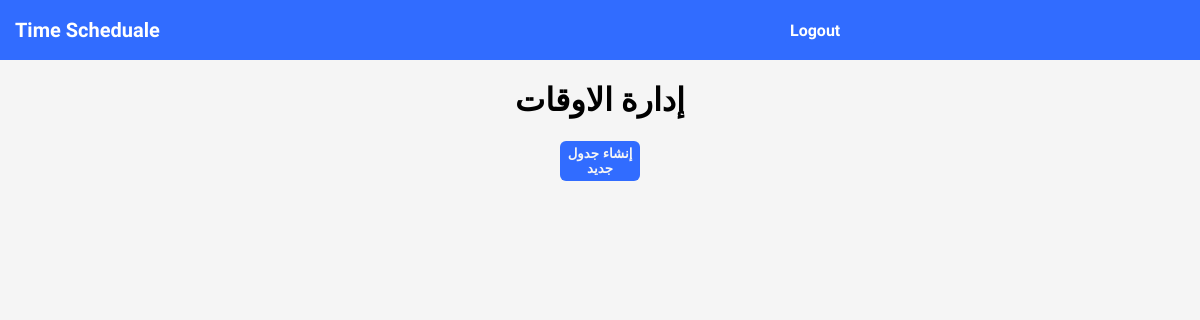
Page /managment/ on the earlier database version.
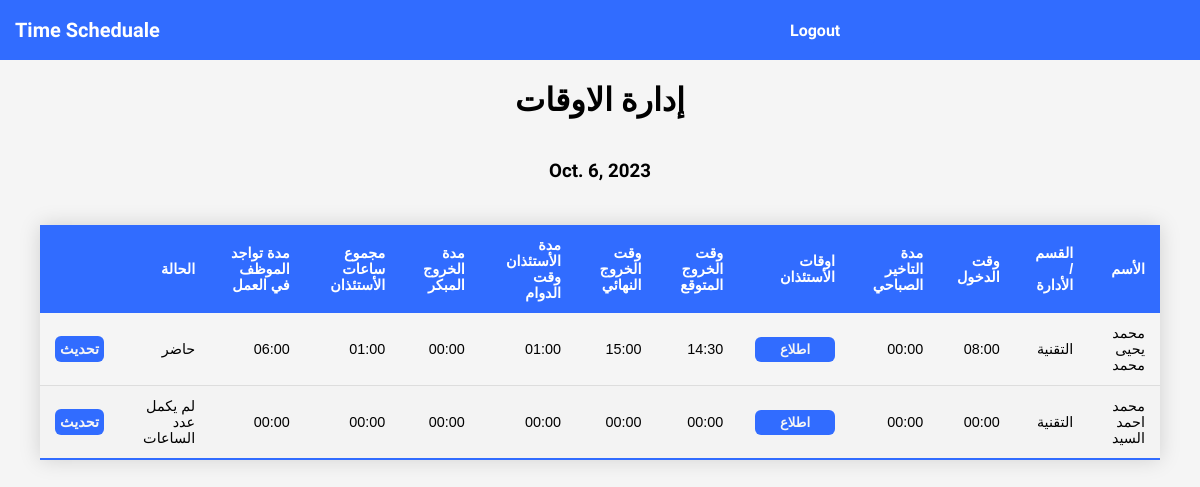
Same page on the later database version.
### employee/models.py (models this page shows, shortened)
class Employee(models.Model):
    name = models.CharField(max_length=300, null=True, blank=True)
    civil_id = models.CharField(max_length=300, null=True, blank=True)
    department = models.CharField(max_length=300, null=True, blank=True)
    enterance_time = models.TimeField(default=time(0,0) , null=True, blank=True)
    permission_leaving_time = models.TimeField(default=time(0,0), null=True, blank=True)
    permission_entering_time = models.TimeField(default=time(0,0), null=True, blank=True)
    is_permit_private_1 = models.BooleanField(default=True, null=True, blank=True)
    is_permit_hospital_1 = models.BooleanField(default=False, null=True, blank=True)
    is_permit_official_1 = models.BooleanField(default=False, null=True, blank=True)
    permission_leaving_time_2 = models.TimeField(default=time(0,0), null=True, blank=True)
    permission_entering_time_2 = models.TimeField(default=time(0,0), null=True, blank=True)
    is_permit_private_2 = models.BooleanField(default=True, null=True, blank=True)
    is_permit_hospital_2 = models.BooleanField(default=False, null=True, blank=True)
    is_permit_official_2 = models.BooleanField(default=False, null=True, blank=True)
    permission_leaving_time_3 = models.TimeField(default=time(0,0), null=True, blank=True)
    permission_entering_time_3 = models.TimeField(default=time(0,0), null=True, blank=True)
    is_permit_private_3 = models.BooleanField(default=True, null=True, blank=True)
    is_permit_hospital_3 = models.BooleanField(default=False, null=True, blank=True)
    is_permit_official_3 = models.BooleanField(default=False, null=True, blank=True)
    final_leaving_time = models.TimeField(default=time(0,0),null=True, blank=True)
    created_date = models.DateTimeField(default=timezone.now)
    def calculate_morning_delay_time(self):
        if self.enterance_time > time(8,30):
            datetime1 = datetime.combine(datetime.today(), self.enterance_time)
            datetime2 = datetime.combine(datetime.today(), time(8, 30))
            time_difference = datetime1 - datetime2
            hours, remainder = divmod(time_difference.seconds, 3600)
            minutes, _ = divmod(remainder, 60)
            formatted_time = f'{hours:02}:{minutes:02}'
            return formatted_time
        else:
            return "00:00"
    def expected_leaving_time(self):
        if self.enterance_time == time(0,0):
            return "00:00"
        elif self.enterance_time <= time(8):
            return "14:30"
    def permission_duration(self):
        permit1_datetime1 = datetime.combine(datetime.today(), self.permission_entering_time)
        permit1_datetime2 = datetime.combine(datetime.today(), self.permission_leaving_time)
        if self.is_permit_private_1 == True:
            time_difference_1 = permit1_datetime1 - permit1_datetime2
        else:
            time_difference_1 = timedelta(hours=0, minutes=0)
        permit2_datetime1 = datetime.combine(datetime.today(), self.permission_entering_time_2)
        permit2_datetime2 = datetime.combine(datetime.today(), self.permission_leaving_time_2)
        if self.is_permit_private_2 == True:
            time_difference_2 = permit2_datetime1 - permit2_datetime2
        else:
            time_difference_2 = timedelta(hours=0, minutes=0)
        permit3_datetime1 = datetime.combine(datetime.today(), self.permission_entering_time_3)
        permit3_datetime2 = datetime.combine(datetime.today(), self.permission_leaving_time_3)
        if self.is_permit_private_3 == True:
            time_difference_3 = permit3_datetime1 - permit3_datetime2
        else:
            time_difference_3 = timedelta(hours=0, minutes=0)
        total = time_difference_1 + time_difference_2 + time_difference_3
        hours, remainder = divmod(total.seconds, 3600)
        minutes, _ = divmod(remainder, 60)
        formatted_time = f'{hours:02}:{minutes:02}'
        return formatted_time
    def early_leaving_time(self):
        time_difference = timedelta(hours=0, minutes=0)
        format_string = "%H:%M"
        h_expecting_time = datetime.strptime(self.expected_leaving_time(), format_string).time()
        i_final_leaving_time = self.final_leaving_time
        if i_final_leaving_time <= time(15,0):
            if i_final_leaving_time == time(0,0):
                time_difference = timedelta(hours=0, minutes=0)
            elif i_final_leaving_time <= time(14,30):
                time_difference = datetime.combine(datetime.today(), h_expecting_time) - datetime.combine(datetime.today(), i_final_leaving_time)
            elif i_final_leaving_time  >= h_expecting_time:
                time_difference = timedelta(hours=0, minutes=0)
            else:
                time_difference = datetime.combine(datetime.today(), h_expecting_time) - datetime.combine(datetime.today(), i_final_leaving_time)
        else:
            time_difference = timedelta(hours=0, minutes=0)
        result_time = "{:02}:{:02}".format(time_difference.seconds // 3600, (time_difference.seconds // 60) % 60)
        return(result_time)
    def whole_permission_duration(self):
        format_string = "%H:%M"
        delay_morning= datetime.strptime(self.calculate_morning_delay_time(), format_string).time()
        permission_duration = datetime.strptime(self.permission_duration(), format_string).time()
        early_leaving = datetime.strptime(self.early_leaving_time(), format_string).time()
        total_seconds = delay_morning.hour * 3600 + delay_morning.minute * 60 + delay_morning.second + \
                permission_duration.hour * 3600 + permission_duration.minute * 60 + permission_duration.second + \
                early_leaving.hour * 3600 + early_leaving.minute * 60 + early_leaving.second
        hours, remainder = divmod(total_seconds, 3600)
        minutes, seconds = divmod(remainder, 60)
        sum_time = timedelta(hours=hours, minutes=minutes, seconds=seconds)
        result_time = "{:02}:{:02}".format(sum_time.seconds // 3600, (sum_time.seconds // 60) % 60)
        return result_time
    def staying_in_job_duration(self):
        format_string = "%H:%M"
        enterance_time_value = datetime.combine(datetime.today(), self.enterance_time)
        final_leaving_time = datetime.combine(datetime.today(), self.final_leaving_time)
        permission_duration_str = self.permission_duration()
        permission_duration_parts = permission_duration_str.split(":")
        permission_duration_timedelta = timedelta(hours=int(permission_duration_parts[0]), minutes=int(permission_duration_parts[1]))
        if self.enterance_time >= time(8, 0):
            if self.final_leaving_time <= time(15, 0):
                final_leaving_time = datetime.combine(datetime.today(), self.final_leaving_time)  # Convert to datetime
                time_diff = final_leaving_time - enterance_time_value - permission_duration_timedelta
            else:
                time_diff = datetime.combine(datetime.today(), time(15, 0)) - enterance_time_value - permission_duration_timedelta
        elif self.enterance_time == time(0,0) and self.final_leaving_time == time(0,0):
            time_diff = timedelta(hours=0, minutes=0)
        else:
            time_diff = datetime.combine(datetime.today(), time(15, 0)) - datetime.combine(datetime.today(), time(8, 0)) - permission_duration_timedelta
        result_time = "{:02}:{:02}".format(time_diff.seconds // 3600, (time_diff.seconds // 60) % 60)
        return result_time
    def staying_condition(self):
        status = ""
        format_string = "%H:%M"
        staying_in_work= datetime.strptime(self.staying_in_job_duration(), format_string).time()
        if staying_in_work >= time(5,0):
            status = "حاضر"
        else:
            status = "لم يكمل عدد الساعات"
        return status

### managment/views.py (the view, shortened to what this page needs)
# urls.py: path("", IndexView.as_view(), name="managment_index"),
class IndexView(View):
    def get(self, request):
        employee = Employee.objects.all()
        employee_today = Employee.objects.filter(created_date__date = today)
        if employee_today.exists():
            return render(request, "managment/index.html", context={"employee_today":employee_today, "date":today})
        else:
            return render(request, "managment/index.html")

### templates/managment/index.html (shortened to what this page needs)
{% extends 'base.html' %}
{% load static %}
{% block content %}
<link rel="stylesheet" href="{% static 'css/managment.css' %}" />
{% include "navebar.html" %}
<div class = "container">
    <div class="wrapper">
        <h1>إدارة الاوقات</h1>
    {% if employee_today|length == 0 %}
    <form method = "POST" action = ".">
        <button type = "submit">إنشاء جدول جديد</button>
    </form>
    {% else %}
    <h3>{{date}}</h3>
    <div dir = "rtl" class = "table-container">
        <table class="styled-table">
            <thead>
                <tr>
                    <th>الأسم</th>
                    <th>القسم / الأدارة</th>
                    <th>وقت الدخول</th>
                    <th>مدة التاخير الصباحي</th>
                    <th>اوقات الأستئذان</th>
                    <th>وقت الخروج المتوقع</th>
                    <th>وقت الخروج النهائي</th>
                    <th>مدة الأستئذان وقت الدوام</th>
                    <th>مدة الخروج المبكر</th>
                    <th>مجموع ساعات الأستئذان</th>
                    <th>مدة تواجد الموظف في العمل</th>
                    <th>الحالة</th>
                    <th></th>
                </tr>
            </thead>
            <tbody>
                {% for employee in employee_today %}
                <tr>
                    <td>{{employee.name}}</td>
                    <td>{{employee.department}}</td>
                    <td>{{employee.enterance_time|time:"H:i"}}</td>
                    <td>{{employee.calculate_morning_delay_time}}</td>
                    <td><button class="look" employeeID = {{employee.id}}>اطلاع</button></td>
                    <td>{{employee.expected_leaving_time}}</td>
                    <td>{{employee.final_leaving_time|time:"H:i"}}</td>
                    <td>{{employee.permission_duration}}</td>
                    <td>{{employee.early_leaving_time}}</td>
                    <td>{{employee.whole_permission_duration}}</td>
                    <td>{{employee.staying_in_job_duration}}</td>
                    <td>{{employee.staying_condition}}</td>
                    <td><a href="{% url 'managment_update' employee.id %}">تحديث</a></td>
                </tr>
                {% endfor %}
            </tbody>
        </table>
    </div>
    {% endif %}
    </div>
</div>
{% endblock content %}

### templates/base.html (shortened to what this page needs)
{% load static %}
<!DOCTYPE html>
<html lang="en">
<head>
</head>
<body>
    {% block content %}{% endblock content %}
</body>
</html>

### templates/navebar.html (shortened to what this page needs)
{% load static %}
<link rel="stylesheet" href="{% static 'css/nav.css' %}" />
<div class="nav-container">
  <h1>Time Scheduale</h1>
  <div class="user">
    <a href="{% url 'logout_page' %}">Logout</a>
  </div>
</div>

### static/css/managment.css (style rules this page uses)
body { box-sizing: border-box; padding: 0; margin: 0; font-family: "Crete Round", serif; font-family: "Signika Negative", sans-serif; height: 100vh; }
.container { display: flex; align-items: center; flex-direction: column; background-color: #f5f5f5; }
.container .wrapper { width: 100%; height: 100vh; display: flex; align-items: center; justify-items: center; flex-direction: column; }
.table-container { margin: 0 40px; }
.styled-table { border-collapse: collapse; margin: 25px 0; font-size: 0.9em; font-family: sans-serif; min-width: 400px; box-shadow: 0 0 20px rgba(0, 0, 0, 0.15); }
.styled-table thead tr { background-color: rgba(49, 108, 255, 255); color: #ffffff; text-align: right; }
.styled-table th, .styled-table td { padding: 12px 15px; }
.styled-table tbody tr { border-bottom: 1px solid #dddddd; }
.styled-table tbody tr:nth-of-type(even) { background-color: #f3f3f3; }
.styled-table tbody tr:last-of-type { border-bottom: 2px solid rgba(49, 108, 255, 255); }
button { background-color: rgba(49, 108, 255, 255); color: #f5f5f5; width: 80px; border-radius: 6px; padding: 5px; font-weight: 600; border: none; outline: none; cursor: pointer; }
a { background-color: rgba(49, 108, 255, 255); color: #f5f5f5; width: 80px; border-radius: 6px; padding: 5px; font-weight: 600; border: none; outline: none; text-decoration: none; }

### static/css/nav.css (style rules this page uses)
.nav-container { background-color: rgba(49, 108, 255, 255);; height: 60px; margin: 0; padding: 0; box-sizing: border-box; display: flex; flex-direction: row; align-items: center; color: white; justify-content: space-between; padding-left: 15px; padding-right: 15px; }
.nav-container h1 { margin: 0; padding: 0; font-size: 20px; font-family: 700; }
.nav-container .user { display: flex; flex-direction: row; justify-content: space-between; align-items: center; min-width: 400px; font-weight: 300; }
.nav-container .user a { text-decoration: none; color: white; font-weight: 700; }

Differences in the rows shown:
added Employee: name "محمد يحيى محمد", department "التقنية", enterance_time "08:00", calculate_morning_delay_time "00:00", expected_leaving_time "14:30", final_leaving_time "15:00", permission_duration "01:00", early_leaving_time "00:00", whole_permission_duration "01:00", staying_in_job_duration "06:00", staying_condition "حاضر"
added Employee: name "محمد احمد السيد", department "التقنية", enterance_time "00:00", calculate_morning_delay_time "00:00", expected_leaving_time "00:00", final_leaving_time "00:00", permission_duration "00:00", early_leaving_time "00:00", whole_permission_duration "00:00", staying_in_job_duration "00:00", staying_condition "لم يكمل عدد الساعات"
Other differences:
{{ date }}: (not shown) → "Oct. 6, 2023"
text no longer shown: "إنشاء جدول جديد"
text now shown: "الأسم القسم / الأدارة وقت الدخول مدة التاخير الصباحي اوقات الأستئذان وقت الخروج المتوقع وقت الخروج النهائي مدة الأستئذان وقت الدوام مدة الخروج المبكر مجموع ساعات الأستئذان مدة تواجد الموظف في العمل الحالة"
